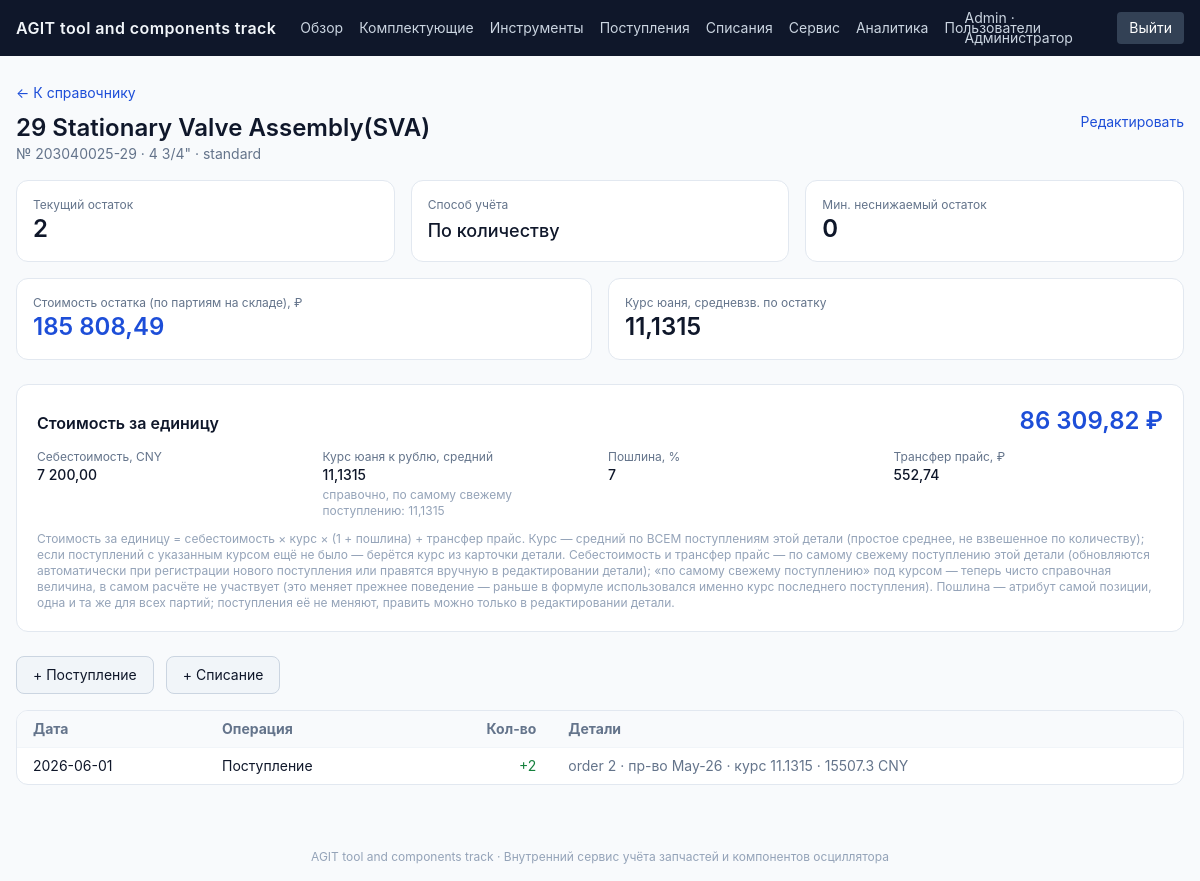
/parts/2 (signed in), run on the app's committed database.
### tables this page shows
CREATE TABLE users (
    id            INTEGER PRIMARY KEY AUTOINCREMENT,
    email         TEXT NOT NULL UNIQUE,
    password_hash TEXT NOT NULL,
    full_name     TEXT NOT NULL DEFAULT '',
    role          TEXT NOT NULL DEFAULT 'viewer' CHECK (role IN ('admin', 'engineer', 'viewer')),
    is_active     INTEGER NOT NULL DEFAULT 1,
    created_at    TIMESTAMP NOT NULL DEFAULT CURRENT_TIMESTAMP
);

CREATE TABLE parts (
    id                     INTEGER PRIMARY KEY AUTOINCREMENT,
    tool_size              TEXT NOT NULL DEFAULT '',
    part_name              TEXT NOT NULL,
    part_number            TEXT NOT NULL UNIQUE,
    category               TEXT NOT NULL DEFAULT 'other' CHECK (category IN ('rotor', 'stator', 'other')),
    specification          TEXT NOT NULL DEFAULT '',
    unit_weight_kg         NUMERIC,
    -- Составляющие расчётной стоимости за единицу (см. app/costing.py):
    -- стоимость = standard_cost_cny * exchange_rate * (1 + customs_duty_percent/100)
    --             + unit_transfer_price_rub.
    -- standard_cost_cny / exchange_rate / unit_transfer_price_rub кэшируют
    -- данные САМОГО ПОСЛЕДНЕГО поступления по этой детали (себестоимость
    -- может отличаться от партии к партии) — обновляются автоматически при
    -- регистрации нового поступления (см. routes_receipts.py), либо правятся
    -- вручную в карточке детали. customs_duty_percent — ИСКЛЮЧЕНИЕ: это
    -- атрибут самой позиции (part_number), а не партии — таможенная пошлина
    -- одна и та же для всех поступлений этой детали независимо от партии, и
    -- меняется только вручную в карточке детали (поступления её не трогают).
    standard_cost_cny      NUMERIC,
    exchange_rate          NUMERIC,
    customs_duty_percent   NUMERIC,
    unit_transfer_price_rub NUMERIC,
    min_stock_qty          INTEGER NOT NULL DEFAULT 0,
    is_serialized          INTEGER NOT NULL DEFAULT 1,
    opening_balance_qty    NUMERIC NOT NULL DEFAULT 0,
    created_at             TIMESTAMP NOT NULL DEFAULT CURRENT_TIMESTAMP
);

CREATE TABLE receipts (
    id                    INTEGER PRIMARY KEY AUTOINCREMENT,
    part_id               INTEGER NOT NULL REFERENCES parts(id) ON DELETE CASCADE,
    unit_id               INTEGER REFERENCES units(id) ON DELETE SET NULL,
    quantity              NUMERIC NOT NULL DEFAULT 1,
    receipt_date          DATE NOT NULL,
    order_ref             TEXT NOT NULL DEFAULT '',
    date_mfg              TEXT NOT NULL DEFAULT '',
    -- Таможенной пошлины здесь намеренно НЕТ — она привязана к позиции
    -- (parts.customs_duty_percent), а не к партии, см. комментарий у этого
    -- поля в таблице parts выше. Партия/поступление теперь идентифицируется
    -- парой order_ref + date_mfg (номер заказа + дата производства), а не
    -- отдельным номером партии — прежнее поле batch_serial_number удалено
    -- (миграция 0012), т.к. дублировало серийный номер единицы.
    exchange_rate         NUMERIC,
    total_cost_cny        NUMERIC,
    -- Вес этой позиции (строки поступления), кг — вводится вручную (общий
    -- вес по факту, с коробки/накладной), а не берётся из карточки детали.
    -- Вместе с order_total_weight_kg/order_total_shipping_cost_rub этого же
    -- заказа используется для автоматического расчёта трансфер прайса
    -- (см. app/routes_receipts.py: транспорт прайс позиции = общие затраты
    -- на доставку заказа × (вес позиции / общий вес заказа), далее — за
    -- единицу этой позиции). order_total_weight_kg и
    -- order_total_shipping_cost_rub дублируются в каждую позицию одного
    -- заказа (справочно/для аудита расчёта, отдельной таблицы заказов нет).
    weight_kg                     NUMERIC,
    order_total_weight_kg         NUMERIC,
    order_total_shipping_cost_rub NUMERIC,
    -- Трансфер прайс за единицу в этой партии, ₽ (логистика/доставка сверх
    -- таможенной стоимости) — вместе с total_cost_cny/quantity, exchange_rate
    -- партии и customs_duty_percent детали участвует в формуле стоимости
    -- единицы (см. app/costing.py). При сохранении поступления актуализирует
    -- соответствующие поля в карточке детали (parts). Рассчитывается
    -- автоматически из weight_kg/order_total_weight_kg/
    -- order_total_shipping_cost_rub (см. выше), но хранится явно, т.к. это
    -- ЕДИНСТВЕННОЕ значение, которое реально участвует в формуле стоимости
    -- единицы (app/costing.py) — вес и итоговые суммы заказа в ней не
    -- используются напрямую.
    transfer_price_rub    NUMERIC,
    remaining_quantity    NUMERIC NOT NULL DEFAULT 0,
    note                  TEXT NOT NULL DEFAULT '',
    created_by            INTEGER REFERENCES users(id),
    created_at            TIMESTAMP NOT NULL DEFAULT CURRENT_TIMESTAMP
);

### app/routes_parts.py (the view)
@bp.route("/<int:part_id>")
@login_required
def detail(part_id):
    part = db.query_one("SELECT * FROM parts WHERE id = %s", [part_id])
    if not part:
        flash("Деталь не найдена.", "error")
        return redirect(url_for("parts.list_parts"))
    part["current_stock"] = stock_map().get(part_id, 0)
    part["stock_value"] = part_stock_value(part_id)
    part["guaranteed_resource_hours"] = guaranteed_resource_hours(part_id)
    avg_exchange_rate = avg_exchange_rate_all_receipts(part_id)
    part["avg_exchange_rate_receipts"] = avg_exchange_rate
    part["unit_cost_exchange_rate"] = avg_exchange_rate if avg_exchange_rate is not None else part.get("exchange_rate")
    part["unit_cost_rub"] = unit_cost_rub(
        part.get("standard_cost_cny"),
        part["unit_cost_exchange_rate"],
        part.get("customs_duty_percent"),
        part.get("unit_transfer_price_rub"),
    )
    units = db.query_all(
        "SELECT * FROM units WHERE part_id = %s ORDER BY status, serial_number", [part_id]
    )
    ledger = []
    if not part["is_serialized"]:
        receipts = db.query_all(
            """SELECT receipt_date AS d, quantity AS qty, order_ref, note,
                      date_mfg, exchange_rate, total_cost_cny
               FROM receipts WHERE part_id = %s""",
            [part_id],
        )
        for r in receipts:
            extra = []
            if r.get("date_mfg"):
                extra.append(f"пр-во {r['date_mfg']}")
            if r.get("exchange_rate") is not None:
                extra.append(f"курс {r['exchange_rate']:g}")
            if r.get("total_cost_cny") is not None:
                extra.append(f"{r['total_cost_cny']:g} CNY")
            base = r["order_ref"] or r["note"] or ""
            detail = " · ".join([p for p in [base] + extra if p])
            ledger.append({"date": r["d"], "kind": "Поступление", "qty": float(r["qty"]), "detail": detail})
        write_offs = db.query_all(
            """SELECT write_off_date AS d, quantity AS qty, reason, note FROM write_offs
               WHERE part_id = %s AND unit_id IS NULL""",
            [part_id],
        )
        for w in write_offs:
            ledger.append({"date": w["d"], "kind": "Списание", "qty": -float(w["qty"]),
                            "detail": w["reason"]})
        ledger.sort(key=lambda x: x["date"] or "")
    return render_template("parts/detail.html", part=part, units=units, ledger=ledger)

### app/templates/parts/detail.html (shortened to what this page needs)
{% extends "base.html" %}
{% block content %}
<a href="{{ url_for('parts.list_parts') }}" class="text-sm text-blue-700 hover:underline">&larr; К справочнику</a>
<div class="flex items-start justify-between mt-2 mb-1">
  <div>
    <h1 class="text-2xl font-semibold">{{ part.part_name }}</h1>
    <p class="text-sm text-slate-500">№ {{ part.part_number }} · {{ part.tool_size }} · {{ part.specification }}</p>
  </div>
  {% if can_edit %}
  <a href="{{ url_for('parts.edit_part', part_id=part.id) }}" class="text-sm text-blue-700 hover:underline">Редактировать</a>
  {% endif %}
</div>
<div class="grid md:grid-cols-3 gap-4 mb-4 mt-4">
  <div class="bg-white border border-slate-200 rounded-xl p-4">
    <div class="text-xs text-slate-500">Текущий остаток</div>
    <div class="text-2xl font-semibold {{ 'text-red-600' if part.current_stock < part.min_stock_qty }}">{{ part.current_stock|num }}</div>
  </div>
  <div class="bg-white border border-slate-200 rounded-xl p-4">
    <div class="text-xs text-slate-500">Способ учёта</div>
    <div class="text-lg font-medium mt-1">{{ 'По серийным номерам' if part.is_serialized else 'По количеству' }}</div>
  </div>
  <div class="bg-white border border-slate-200 rounded-xl p-4">
    <div class="text-xs text-slate-500">Мин. неснижаемый остаток</div>
    <div class="text-2xl font-semibold">{{ part.min_stock_qty }}</div>
  </div>
</div>
<div class="grid md:grid-cols-2 gap-4 mb-6">
  <div class="bg-white border border-slate-200 rounded-xl p-4">
    <div class="text-xs text-slate-500">Стоимость остатка (по партиям на складе), ₽</div>
    <div class="text-2xl font-semibold text-blue-700">{{ part.stock_value.stock_value_rub|money }}</div>
  </div>
  <div class="bg-white border border-slate-200 rounded-xl p-4">
    <div class="text-xs text-slate-500">Курс юаня, средневзв. по остатку</div>
    <div class="text-2xl font-semibold">{{ part.stock_value.avg_exchange_rate|num(4) if part.stock_value.avg_exchange_rate is not none else '—' }}</div>
  </div>
</div>
<div class="bg-white border border-slate-200 rounded-xl p-5 mb-6">
  <div class="flex items-baseline justify-between mb-3">
    <h2 class="font-semibold">Стоимость за единицу</h2>
    <div class="text-2xl font-semibold text-blue-700">{{ part.unit_cost_rub|money }} ₽</div>
  </div>
  <div class="grid grid-cols-2 md:grid-cols-4 gap-4 text-sm">
    <div>
      <div class="text-xs text-slate-500">Себестоимость, CNY</div>
      <div class="font-medium">{{ part.standard_cost_cny|money if part.standard_cost_cny is not none else '—' }}</div>
    </div>
    <div>
      <div class="text-xs text-slate-500" title="Среднее по всем поступлениям этой детали — именно оно используется в расчёте стоимости за единицу ниже">Курс юаня к рублю, средний</div>
      <div class="font-medium">{{ part.unit_cost_exchange_rate|num(4) if part.unit_cost_exchange_rate is not none else '—' }}</div>
      {% if part.exchange_rate is not none %}
      <div class="text-xs text-slate-400 mt-0.5">справочно, по самому свежему поступлению: {{ part.exchange_rate|num(4) }}</div>
      {% endif %}
    </div>
    <div>
      <div class="text-xs text-slate-500">Пошлина, %</div>
      <div class="font-medium">{{ part.customs_duty_percent|num if part.customs_duty_percent is not none else '—' }}</div>
    </div>
    <div>
      <div class="text-xs text-slate-500">Трансфер прайс, ₽</div>
      <div class="font-medium">{{ part.unit_transfer_price_rub|money if part.unit_transfer_price_rub is not none else '—' }}</div>
    </div>
  </div>
  <p class="text-xs text-slate-400 mt-3">Стоимость за единицу = себестоимость × курс × (1 + пошлина) + трансфер прайс. Курс — средний по ВСЕМ поступлениям этой детали (простое среднее, не взвешенное по количеству); если поступлений с указанным курсом ещё не было — берётся курс из карточки детали. Себестоимость и трансфер прайс — по самому свежему поступлению этой детали (обновляются автоматически при регистрации нового поступления или правятся вручную в редактировании детали); «по самому свежему поступлению» под курсом — теперь чисто справочная величина, в самом расчёте не участвует (это меняет прежнее поведение — раньше в формуле использовался именно курс последнего поступления). Пошлина — атрибут самой позиции, одна и та же для всех партий; поступления её не меняют, править можно только в редактировании детали.</p>
</div>
{% if part.is_serialized %}
<div class="bg-white border border-slate-200 rounded-xl overflow-hidden mb-6">
<table class="w-full text-sm">
  <thead class="bg-slate-50 text-slate-500 text-left">
    <tr>
      <th class="px-4 py-2">Серийный №</th>
      <th class="px-4 py-2">Статус</th>
      <th class="px-4 py-2">Дата изг.</th>
      <th class="px-4 py-2">Наработка, ч</th>
      <th class="px-4 py-2">Обслуж., раз</th>
      <th class="px-4 py-2">Спецификация</th>
      <th class="px-4 py-2">Установлен на</th>
    </tr>
  </thead>
  <tbody>
    {% for u in units %}
    <tr class="border-t border-slate-100 hover:bg-slate-50">
      <td class="px-4 py-2"><a href="{{ url_for('units.detail', unit_id=u.id) }}" class="text-blue-700 hover:underline">{{ u.serial_number }}</a></td>
      <td class="px-4 py-2"><span class="px-2 py-0.5 rounded text-xs status-{{ u.status }}">{{ u.status }}</span></td>
      <td class="px-4 py-2 text-slate-500">{{ u.date_mfg }}</td>
      <td class="px-4 py-2">{{ u.circulation_hours|num }}</td>
      <td class="px-4 py-2">{{ u.service_count }}</td>
      <td class="px-4 py-2 text-slate-500">{{ u.remarks or '—' }}</td>
      <td class="px-4 py-2 text-slate-500">{{ u.installed_on }}</td>
    </tr>
    {% else %}
    <tr><td colspan="7" class="px-4 py-6 text-center text-slate-400">Серийные единицы не зарегистрированы.</td></tr>
    {% endfor %}
  </tbody>
</table>
</div>
{% else %}
<div class="flex gap-3 mb-4">
  {% if can_edit %}
  <a href="{{ url_for('receipts.new_receipt') }}" class="bg-slate-100 border border-slate-300 rounded-lg px-4 py-2 text-sm hover:bg-slate-200">+ Поступление</a>
  <a href="{{ url_for('writeoffs.new_bulk_writeoff', part_id=part.id) }}" class="bg-slate-100 border border-slate-300 rounded-lg px-4 py-2 text-sm hover:bg-slate-200">+ Списание</a>
  {% endif %}
</div>
<div class="bg-white border border-slate-200 rounded-xl overflow-hidden mb-6">
<table class="w-full text-sm">
  <thead class="bg-slate-50 text-slate-500 text-left">
    <tr><th class="px-4 py-2">Дата</th><th class="px-4 py-2">Операция</th><th class="px-4 py-2 text-right">Кол-во</th><th class="px-4 py-2">Детали</th></tr>
  </thead>
  <tbody>
    {% for l in ledger %}
    <tr class="border-t border-slate-100">
      <td class="px-4 py-2">{{ l.date }}</td>
      <td class="px-4 py-2">{{ l.kind }}</td>
      <td class="px-4 py-2 text-right {{ 'text-green-700' if l.qty > 0 else 'text-red-600' }}">{{ '+' if l.qty > 0 }}{{ l.qty|num }}</td>
      <td class="px-4 py-2 text-slate-500">{{ l.detail }}</td>
    </tr>
    {% else %}
    <tr><td colspan="4" class="px-4 py-6 text-center text-slate-400">Движений пока нет.</td></tr>
    {% endfor %}
  </tbody>
</table>
</div>
{% endif %}
{% endblock %}

### app/templates/base.html (shortened to what this page needs)
<!doctype html>
<html lang="ru">
<head>
  <script src="https://cdn.tailwindcss.com"></script>
</head>
<body class="bg-slate-50 text-slate-900 min-h-screen flex flex-col">
  {% if current_user %}
  <nav class="bg-slate-900 text-slate-100">
    <div class="max-w-[1600px] mx-auto px-4 xl:px-8">
      <div class="flex items-center justify-between h-14 gap-4">
        <div class="flex items-center gap-6 min-w-0">
          <a href="{{ url_for('dashboard.index') }}" class="font-semibold tracking-wide whitespace-nowrap shrink-0">AGIT tool and components track</a>
          <div class="hidden lg:flex gap-4 text-sm text-slate-300">
            <a href="{{ url_for('dashboard.index') }}" class="hover:text-white">Обзор</a>
            <a href="{{ url_for('parts.list_parts') }}" class="hover:text-white">Комплектующие</a>
            <a href="{{ url_for('tools.list_view') }}" class="hover:text-white">Инструменты</a>
            <a href="{{ url_for('receipts.list_receipts') }}" class="hover:text-white">Поступления</a>
            <a href="{{ url_for('writeoffs.list_writeoffs') }}" class="hover:text-white">Списания</a>
            <a href="{{ url_for('jobs.list_view') }}" class="hover:text-white">Сервис</a>
            <a href="{{ url_for('analytics.index') }}" class="hover:text-white">Аналитика</a>
            {% if current_user.role == 'admin' %}
            <a href="{{ url_for('admin.users') }}" class="hover:text-white">Пользователи</a>
            {% endif %}
          </div>
        </div>
        <div class="flex items-center gap-3 text-sm text-slate-300">
          <a href="{{ url_for('auth.change_password') }}" class="hover:text-white">{{ current_user.full_name or current_user.email }} · {{ role_labels[current_user.role] }}</a>
          <a href="{{ url_for('auth.logout') }}" class="px-3 py-1.5 rounded bg-slate-700 hover:bg-slate-600 text-white">Выйти</a>
        </div>
      </div>
    </div>
  </nav>
  {% endif %}
  <main class="flex-1 max-w-[1600px] mx-auto w-full px-4 xl:px-8 py-6">
    {% block content %}{% endblock %}
  </main>
  <footer class="text-center text-xs text-slate-400 py-4">AGIT tool and components track · Внутренний сервис учёта запчастей и компонентов осциллятора</footer>
</body>
</html>

### data on the page
users: full_name "Admin", role "Администратор"
parts: part_name "29 Stationary Valve Assembly(SVA)", part_number "203040025-29", tool_size "4 3/4\"", specification "standard", is_serialized "По количеству", min_stock_qty "0", standard_cost_cny "7 200,00", exchange_rate|num "11,1315", customs_duty_percent|num "7", unit_transfer_price_rub "552,74"
receipts: date "2026-06-01", kind "Поступление", quantity "+", qty|num "2", detail "order 2 · пр-во May-26 · курс 11.1315 · 15507.3 CNY"

### other printed values
{{ part.current_stock|num }} "2"
{{ part.stock_value.stock_value_rub|money }} "185 808,49"
{{ part.unit_cost_rub|money }} "86 309,82"
